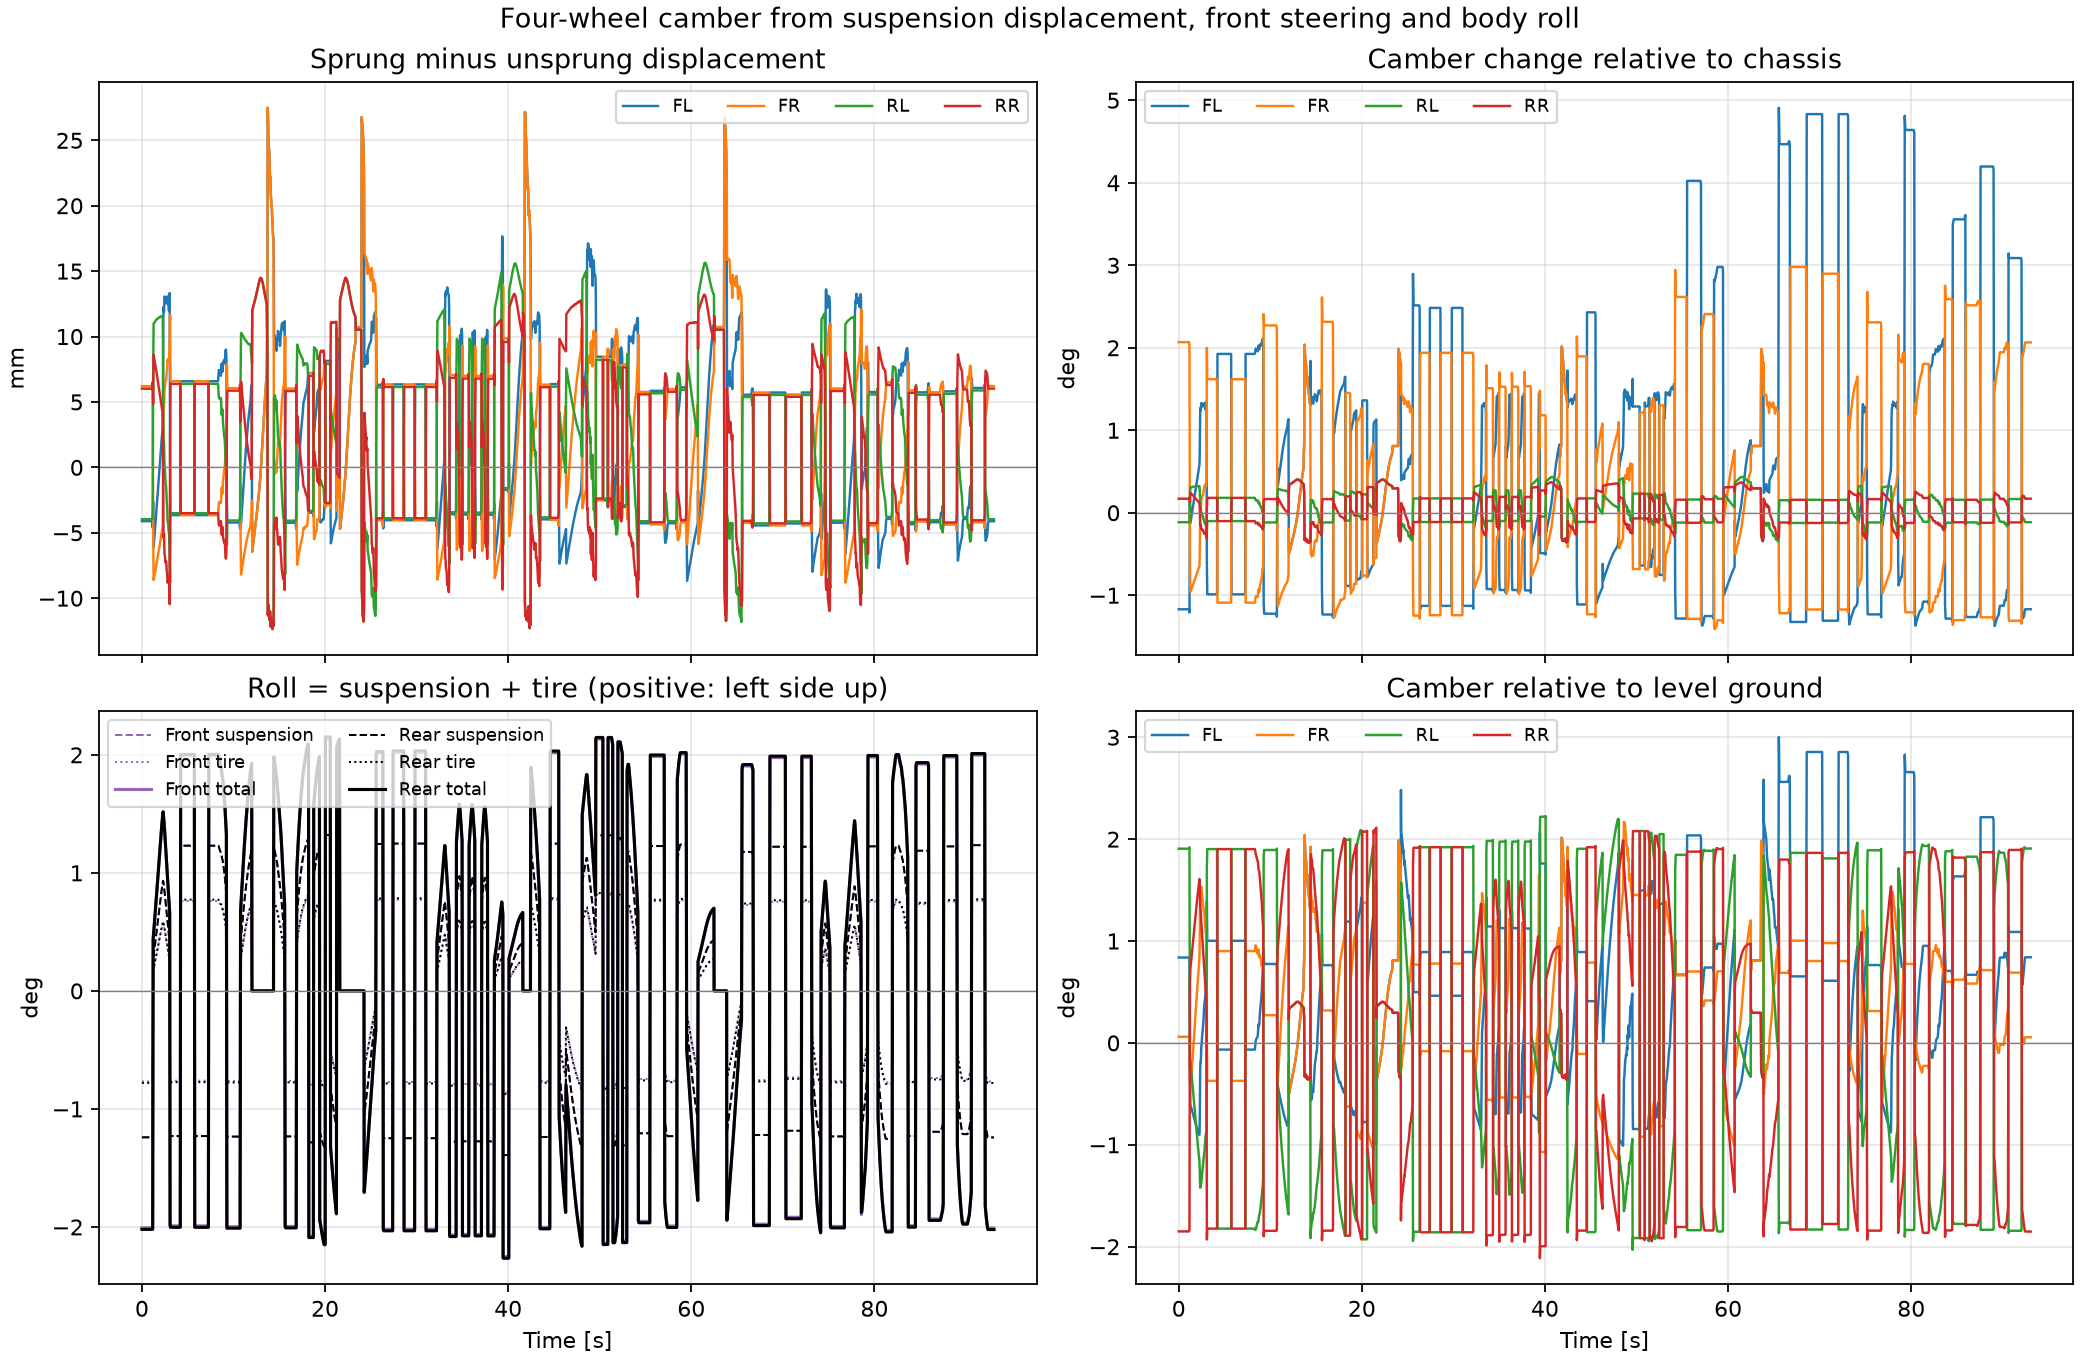

The script that saved this image:
"""Calculate four-wheel camber changes and ground camber from data_signals.csv.

zs - zu is extension [mm]; wheel compression passed to FV is zu - zs.
Camber gain here means finite camber change [deg] relative to the chassis.
CSV roll is suspension-only; add tire roll = (zu_left - zu_right) / track [rad].
Positive roll raises the left side: subtract roll on the left, add on the right.
Lateral acceleration ay is positive left: FR is outside for ay > 0, FL for ay < 0.
"""

import argparse
import csv
import sys
from pathlib import Path

if __package__ in (None, ""):
    sys.path.insert(0, str(Path(__file__).resolve().parents[1]))

import numpy as np

from suspension_geo.car import Car, SuspensionF, SuspensionR
from suspension_geo.combined_camber import calculate_combined_camber


BASE_DIR = Path(__file__).resolve().parent
WHEELS = ("FL", "FR", "RL", "RR")
STATIC_CAMBER_DEG = (0.0, 0.0, 0.0, 0.0)  # 可修改，順序 FL、FR、RL、RR。
WHEEL_QUANTITIES = (
    "relative_displacement_{wheel}_mm",
    "wheel_travel_{wheel}_mm",
    "static_camber_{wheel}_deg",
    "fv_camber_gain_{wheel}_deg",
    "steering_camber_gain_{wheel}_deg",
    "camber_gain_{wheel}_deg",
    "roll_camber_{wheel}_deg",
    "camber_{wheel}_deg",
)
DERIVED_COLUMNS = [template.format(wheel=wheel) for wheel in WHEELS for template in WHEEL_QUANTITIES]
DERIVED_COLUMNS += [
    "fv_contact_line_front_deg", "fv_contact_line_rear_deg",
    "tire_roll_front_deg", "tire_roll_rear_deg",
    "total_roll_front_deg", "total_roll_rear_deg",
    "front_solver_ok", "rear_solver_ok", "front_error", "rear_error",
]
FRONT_COMPARISON_COLUMNS = (
    "front_outside_wheel", "front_inside_wheel",
    "camber_front_outside_deg", "camber_front_inside_deg",
    "camber_front_outside_minus_inside_deg",
)
DERIVED_COLUMNS += list(FRONT_COMPARISON_COLUMNS)
REQUIRED_COLUMNS = (
    "time_s", *(f"zs_{wheel}_mm" for wheel in WHEELS),
    *(f"zu_{wheel}_mm" for wheel in WHEELS),
    "steer_FL_deg", "steer_FR_deg", "roll_front_deg", "roll_rear_deg",
)


def _number(row, column):
    try:
        value = float(row[column])
    except (KeyError, TypeError, ValueError) as error:
        raise ValueError(f"Missing or nonnumeric {column}.") from error
    if not np.isfinite(value):
        raise ValueError(f"Nonfinite {column}.")
    return value


def front_camber_comparison(row):
    """Select ground cambers by ay alone; zero/missing ay has no inside/outside.

    Body axes are X forward, Y left, Z up. Acceleration points into the turn,
    so positive ay makes FL inside and FR outside. Preserve each tire's camber
    sign (top outward positive), including when its role changes between turns.
    """
    result = {column: float("nan") for column in FRONT_COMPARISON_COLUMNS}
    result.update(front_outside_wheel="", front_inside_wheel="")
    try:
        ay = _number(row, "ay_m_s2")
    except ValueError:
        return result
    if ay == 0.0:
        return result
    outside, inside = ("FR", "FL") if ay > 0.0 else ("FL", "FR")
    result.update(front_outside_wheel=outside, front_inside_wheel=inside)
    for role, wheel in (("outside", outside), ("inside", inside)):
        try:
            result[f"camber_front_{role}_deg"] = _number(row, f"camber_{wheel}_deg")
        except ValueError:
            pass
    result["camber_front_outside_minus_inside_deg"] = (
        result["camber_front_outside_deg"] - result["camber_front_inside_deg"]
    )
    return result


class CamberSignalAnalyzer:
    """Reuse the additive axle model while keeping roll out of body-relative gain.

    Each row is independent of its predecessor. Repeated inputs reuse cached
    results; fresh axle geometry is built for every new combination of inputs.
    Front and rear use their own suspension parameters, loaded tire radii and
    track widths (Car.tf = 1.250 m and Car.tr = 1.240 m by default).
    """

    def __init__(self, static_camber_deg=STATIC_CAMBER_DEG, *, car=None,
                 front_suspension=None, rear_suspension=None):
        self.static_camber = np.asarray(static_camber_deg, dtype=float)
        if (self.static_camber.shape != (4,) or not np.isfinite(self.static_camber).all()
                or np.any(np.abs(self.static_camber) >= 90.0)):
            raise ValueError("Provide four finite static camber angles between -90 and 90 deg.")
        self.car = Car() if car is None else car
        self.track_widths_mm = {"front": float(self.car.tf) * 1000.0,
                                "rear": float(self.car.tr) * 1000.0}
        if any(not np.isfinite(track) or track <= 0.0 for track in self.track_widths_mm.values()):
            raise ValueError("Front and rear track widths must be finite and positive [m].")
        self.suspensions = {
            "front": SuspensionF() if front_suspension is None else front_suspension,
            "rear": SuspensionR() if rear_suspension is None else rear_suspension,
        }
        self._cache = {"front": {}, "rear": {}}

    def analyze_row(self, row):
        """Return derived fields; an invalid axle gets NaNs and an explicit error."""
        result = {column: float("nan") for column in DERIVED_COLUMNS}
        for axle, wheel_indices in (("front", (0, 1)), ("rear", (2, 3))):
            result[f"{axle}_solver_ok"] = False
            result[f"{axle}_error"] = ""
            try:
                relative = []
                for index in wheel_indices:
                    wheel = WHEELS[index]
                    displacement = _number(row, f"zs_{wheel}_mm") - _number(row, f"zu_{wheel}_mm")
                    relative.append(displacement)
                    result[f"relative_displacement_{wheel}_mm"] = displacement
                    result[f"wheel_travel_{wheel}_mm"] = -displacement
                    result[f"static_camber_{wheel}_deg"] = float(self.static_camber[index])
                if axle == "front":
                    steer = [_number(row, "steer_FL_deg"), _number(row, "steer_FR_deg")]
                else:
                    # This analysis uses front steering only. Reject unsupported
                    # rear steering instead of silently discarding a real signal.
                    steer = [0.0, 0.0]
                    for wheel in ("RL", "RR"):
                        if f"steer_{wheel}_deg" in row and _number(row, f"steer_{wheel}_deg") != 0.0:
                            raise ValueError("Nonzero rear steering is not supported by this front-steering analysis.")
                static = tuple(float(self.static_camber[index]) for index in wheel_indices)
                cache_key = (*steer, *relative, *static)
                if cache_key not in self._cache[axle]:
                    self._cache[axle][cache_key] = calculate_combined_camber(
                        *steer, -relative[0], -relative[1], car=self.car,
                        suspension=self.suspensions[axle],
                        static_camber_left_deg=static[0], static_camber_right_deg=static[1],
                    )
                combined = self._cache[axle][cache_key]
                contact_line = combined["roll_deg"]
                result[f"fv_contact_line_{axle}_deg"] = contact_line
                for index, side, sign in zip(wheel_indices, ("left", "right"), (1.0, -1.0)):
                    wheel = WHEELS[index]
                    # FV camber is measured against the moving contact line.
                    # Undo that reference: left +line angle; right -line angle.
                    # Static symmetric geometry has a zero contact-line angle.
                    fv_body = combined[f"fv_camber_change_{side}_deg"] + sign * contact_line
                    steering_change = combined[f"steering_camber_change_{side}_deg"]
                    result[f"fv_camber_gain_{wheel}_deg"] = fv_body
                    result[f"steering_camber_gain_{wheel}_deg"] = steering_change
                    result[f"camber_gain_{wheel}_deg"] = fv_body + steering_change

                # Evaluate roll after gain: missing roll still leaves the
                # independently calculable body-relative changes available.
                left_wheel, right_wheel = (WHEELS[index] for index in wheel_indices)
                delta_zu_mm = _number(row, f"zu_{left_wheel}_mm") - _number(row, f"zu_{right_wheel}_mm")
                # Use the requested small-angle ratio [rad], then convert to deg.
                # Calculate per row: equal suspension travel can have different zu.
                tire_roll = float(np.rad2deg(delta_zu_mm / self.track_widths_mm[axle]))
                result[f"tire_roll_{axle}_deg"] = tire_roll
                suspension_roll = _number(row, f"roll_{axle}_deg")
                if abs(suspension_roll) >= 90.0:
                    raise ValueError(f"roll_{axle}_deg must be between -90 and 90 deg.")
                roll = suspension_roll + tire_roll
                if not np.isfinite(roll) or abs(roll) >= 90.0:
                    raise ValueError(f"total_roll_{axle}_deg must be finite and between -90 and 90 deg.")
                result[f"total_roll_{axle}_deg"] = roll
                for index, sign in zip(wheel_indices, (1.0, -1.0)):
                    wheel = WHEELS[index]
                    result[f"roll_camber_{wheel}_deg"] = -sign * roll
                    result[f"camber_{wheel}_deg"] = (
                        self.static_camber[index] + result[f"camber_gain_{wheel}_deg"] - sign * roll
                    )
                result[f"{axle}_solver_ok"] = True
            except (ValueError, RuntimeError) as error:
                result[f"{axle}_error"] = str(error)
        result.update(front_camber_comparison({**row, **result}))
        return result


def save_plot(rows, output_path):
    """Render displacement, suspension/tire/total roll and calculated camber."""
    from matplotlib.backends.backend_agg import FigureCanvasAgg
    from matplotlib.figure import Figure

    fig = Figure(figsize=(13, 8.5), constrained_layout=True)
    FigureCanvasAgg(fig)
    axes = fig.subplots(2, 2, sharex=True)
    time = np.array([float(row["time_s"]) for row in rows])
    def roll_values(column):
        values = []
        for row in rows:
            try:
                values.append(_number(row, column))
            except ValueError:
                values.append(float("nan"))
        return values
    colors = {"FL": "tab:blue", "FR": "tab:orange", "RL": "tab:green", "RR": "tab:red"}
    for axis, template, title, unit in (
        (axes[0, 0], "relative_displacement_{wheel}_mm", "Sprung minus unsprung displacement", "mm"),
        (axes[0, 1], "camber_gain_{wheel}_deg", "Camber change relative to chassis", "deg"),
        (axes[1, 1], "camber_{wheel}_deg", "Camber relative to level ground", "deg"),
    ):
        for wheel in WHEELS:
            axis.plot(time, [row[template.format(wheel=wheel)] for row in rows],
                      label=wheel, color=colors[wheel], linewidth=1.1)
        axis.set_title(title)
        axis.set_ylabel(unit)
        axis.legend(ncol=4, fontsize=8)
    for axle, color in (("front", "tab:purple"), ("rear", "black")):
        for prefix, label, style in (("roll", "suspension", "--"),
                                     ("tire_roll", "tire", ":"),
                                     ("total_roll", "total", "-")):
            axes[1, 0].plot(time, roll_values(f"{prefix}_{axle}_deg"),
                            label=f"{axle.title()} {label}", color=color, linestyle=style,
                            linewidth=1.4 if label == "total" else 0.9)
    axes[1, 0].set_title("Roll = suspension + tire (positive: left side up)")
    axes[1, 0].set_ylabel("deg")
    axes[1, 0].legend(fontsize=8, ncol=2)
    for axis in axes.ravel():
        axis.grid(True, alpha=0.3)
        axis.axhline(0.0, color="0.5", linewidth=0.6)
    for axis in axes[1, :]:
        axis.set_xlabel("Time [s]")
    fig.suptitle("Four-wheel camber from suspension displacement, front steering and body roll")
    fig.savefig(output_path, dpi=160)


def front_comparison_summary(rows):
    """Compare the same paired samples, excluding straight/invalid observations."""
    outside = np.array([float(row["camber_front_outside_deg"]) for row in rows])
    inside = np.array([float(row["camber_front_inside_deg"]) for row in rows])
    paired = np.isfinite(outside) & np.isfinite(inside)
    summary = {
        "turning_rows": sum(bool(row["front_outside_wheel"]) for row in rows),
        "paired_rows": int(paired.sum()),
        "unclassified_rows": sum(not row["front_outside_wheel"] for row in rows),
    }
    for role, values in (("outside", outside), ("inside", inside),
                         ("outside_minus_inside", outside - inside)):
        valid = values[paired]
        summary[role] = None if not len(valid) else {
            "mean_deg": float(valid.mean()),
            "min_deg": float(valid.min()), "max_deg": float(valid.max()),
        }
    return summary


def save_front_comparison_plot(rows, output_path):
    """Plot ground camber, outside-minus-inside difference and signed ay."""
    from matplotlib.backends.backend_agg import FigureCanvasAgg
    from matplotlib.figure import Figure

    fig = Figure(figsize=(14, 9.5), constrained_layout=True)
    FigureCanvasAgg(fig)
    axes = fig.subplots(3, 1, sharex=True, height_ratios=(2.2, 1.2, 1.0))
    time = np.array([float(row["time_s"]) for row in rows])
    outside_wheel = np.array([row["front_outside_wheel"] for row in rows])
    # Break lines when the selected physical tire changes, even if no sampled
    # ay is exactly zero between opposite turns.
    changes = np.flatnonzero(outside_wheel[1:] != outside_wheel[:-1]) + 1
    plot_time = np.insert(time, changes, (time[changes - 1] + time[changes]) / 2.0)
    for role, label, color in (("outside", "Outside front", "#c44e3b"),
                               ("inside", "Inside front", "#2878b5")):
        values = np.array([float(row[f"camber_front_{role}_deg"]) for row in rows])
        axes[0].plot(plot_time, np.insert(values, changes, np.nan),
                     label=label, color=color, linewidth=1.25)
    axes[0].set_title("Camber relative to level ground (positive: tire top outward)")
    axes[0].set_ylabel("Camber [deg]")
    axes[0].legend(loc="upper left", ncol=2)
    summary = front_comparison_summary(rows)
    if summary["paired_rows"]:
        stats = [f"Paired turning samples: {summary['paired_rows']} / {len(rows)}"]
        for role, label in (("outside", "Outside"), ("inside", "Inside")):
            values = summary[role]
            stats.append(f"{label}: mean {values['mean_deg']:+.3f} deg; "
                         f"range [{values['min_deg']:+.3f}, {values['max_deg']:+.3f}]")
        axes[0].set_title(
            "Camber relative to level ground (positive: tire top outward)\n"
            + " | ".join(stats[1:]), fontsize=11,
        )
    else:
        axes[0].text(0.5, 0.5, "No paired turning samples", transform=axes[0].transAxes,
                     ha="center", va="center")
    difference = np.array([float(row["camber_front_outside_minus_inside_deg"]) for row in rows])
    axes[1].plot(plot_time, np.insert(difference, changes, np.nan), color="#7851a9", linewidth=1.1)
    axes[1].set_title("Outside minus inside camber (negative: outside is more negative)")
    axes[1].set_ylabel("Difference [deg]")
    ay = []
    for row in rows:
        try:
            ay.append(_number(row, "ay_m_s2"))
        except ValueError:
            ay.append(float("nan"))
    ay = np.asarray(ay)
    axes[2].plot(time, ay, color="0.3", linewidth=0.8)
    axes[2].fill_between(time, 0.0, ay, where=ay > 0.0, color="#2b9d75", alpha=0.35,
                         label="ay > 0: left turn; outside FR / inside FL")
    axes[2].fill_between(time, 0.0, ay, where=ay < 0.0, color="#df9c36", alpha=0.4,
                         label="ay < 0: right turn; outside FL / inside FR")
    axes[2].set_title("Lateral acceleration: positive left; zero / invalid ay excluded above")
    axes[2].set_ylabel("ay [m/s²]")
    axes[2].set_xlabel("Time [s]")
    axes[2].legend(loc="lower right", fontsize=8, ncol=2)
    for axis in axes:
        axis.axhline(0.0, color="0.4", linewidth=0.7)
        axis.grid(True, alpha=0.25)
        axis.margins(x=0.01)
    fig.suptitle("Front tire camber comparison by lateral acceleration direction\n"
                 f"Paired turning samples: {summary['paired_rows']} / {len(rows)}; "
                 "statistics are sample means", fontsize=14)
    fig.savefig(output_path, dpi=160)


def save_vehicle_comparison_plot(rows, output_path):
    """Compare speed, three-axis acceleration, front steering and ground camber."""
    from matplotlib.backends.backend_agg import FigureCanvasAgg
    from matplotlib.figure import Figure

    def values(column):
        result = []
        for row in rows:
            try:
                result.append(_number(row, column))
            except ValueError:
                result.append(float("nan"))
        return np.asarray(result)

    time = values("time_s")
    fig = Figure(figsize=(15, 12), constrained_layout=True)
    FigureCanvasAgg(fig)
    axes = fig.subplots(4, 1, sharex=True, height_ratios=(1.0, 1.25, 1.0, 1.5))

    axes[0].plot(time, values("speed_km_h"), color="#254f78", linewidth=1.3)
    axes[0].set_title("Vehicle speed", loc="left", fontsize=12)
    axes[0].set_ylabel("Speed [km/h]")

    for column, label, color, style in (
        ("ax_m_s2", "ax: longitudinal", "#8c6bb1", "-"),
        ("ay_m_s2", "ay: lateral (+ left)", "#16866d", "-"),
        ("az_m_s2", "az: vertical", "#777777", "--"),
    ):
        axes[1].plot(time, values(column), label=label, color=color, linestyle=style,
                     linewidth=1.15 if column == "ay_m_s2" else 0.9)
    axes[1].set_title("Vehicle acceleration", loc="left", fontsize=12)
    axes[1].set_ylabel("Acceleration [m/s²]")
    axes[1].legend(loc="upper right", ncol=3, fontsize=9)

    for wheel, color, style in (("FL", "#2878b5", "-"), ("FR", "#d68929", "--")):
        axes[2].plot(time, values(f"steer_{wheel}_deg"), label=wheel,
                     color=color, linestyle=style, linewidth=1.2)
    axes[2].set_title("Front wheel steering angles (+ left turn)", loc="left", fontsize=12)
    axes[2].set_ylabel("Steering [deg]")
    axes[2].legend(loc="upper right", ncol=2, fontsize=9)

    outside_wheel = np.array([row["front_outside_wheel"] for row in rows])
    changes = np.flatnonzero(outside_wheel[1:] != outside_wheel[:-1]) + 1
    plot_time = np.insert(time, changes, (time[changes - 1] + time[changes]) / 2.0)
    for role, label, color in (("outside", "Outside front", "#c44e3b"),
                               ("inside", "Inside front", "#2878b5")):
        camber = np.insert(values(f"camber_front_{role}_deg"), changes, np.nan)
        axes[3].plot(plot_time, camber, label=label, color=color, linewidth=1.3)
    axes[3].set_title("Front camber relative to level ground (+ tire top outward)",
                      loc="left", fontsize=12)
    axes[3].set_ylabel("Camber [deg]")
    axes[3].set_xlabel("Time [s]")
    axes[3].legend(loc="upper right", ncol=2, fontsize=9)

    for axis in axes:
        axis.axhline(0.0, color="0.5", linewidth=0.65)
        axis.grid(True, alpha=0.23)
        axis.margins(x=0.01)
        axis.tick_params(labelbottom=True)
    fig.suptitle("Speed, acceleration, steering and front tire camber\n"
                 "ay > 0: outside FR / inside FL   |   ay < 0: outside FL / inside FR\n"
                 "Zero / invalid ay excluded from camber; lines break when tire roles change",
                 fontsize=13)
    fig.savefig(output_path, dpi=180)


def analyze_csv(input_path, output_path, *, figure_path=None, front_comparison_figure_path=None,
                vehicle_comparison_figure_path=None, static_camber_deg=STATIC_CAMBER_DEG):
    """Keep all source rows/columns and append four-wheel angle changes and camber."""
    input_path, output_path = Path(input_path).resolve(), Path(output_path).resolve()
    figure_path = None if figure_path is None else Path(figure_path).resolve()
    comparison_path = (None if front_comparison_figure_path is None
                       else Path(front_comparison_figure_path).resolve())
    vehicle_path = (None if vehicle_comparison_figure_path is None
                    else Path(vehicle_comparison_figure_path).resolve())
    paths = [path for path in (input_path, output_path, figure_path, comparison_path, vehicle_path)
             if path is not None]
    if len(set(paths)) != len(paths):
        raise ValueError("Input CSV, output CSV and figures must use different paths.")
    analyzer = CamberSignalAnalyzer(static_camber_deg)
    with input_path.open("r", encoding="utf-8-sig", newline="") as source:
        reader = csv.DictReader(source)
        columns = reader.fieldnames or []
        required = set(REQUIRED_COLUMNS)
        if comparison_path is not None:
            required.add("ay_m_s2")
        if vehicle_path is not None:
            required.update(("speed_km_h", "ax_m_s2", "ay_m_s2", "az_m_s2"))
        missing = sorted(required - set(columns))
        if missing:
            raise ValueError(f"Missing required CSV columns: {', '.join(missing)}")
        if len(set(columns)) != len(columns):
            raise ValueError("Duplicate CSV column names are not supported.")
        conflicts = sorted(set(DERIVED_COLUMNS) & set(columns))
        if conflicts:
            raise ValueError(f"Input already contains derived columns: {', '.join(conflicts)}")
        rows = list(reader)
    if not rows:
        raise ValueError("The input CSV contains no data rows.")
    previous_time = -np.inf
    for index, row in enumerate(rows, start=2):
        try:
            time = _number(row, "time_s")
        except ValueError as error:
            raise ValueError(f"CSV row {index}: {error}") from error
        if time < previous_time:
            raise ValueError(f"CSV row {index}: time_s must be nondecreasing.")
        previous_time = time
        row.update(analyzer.analyze_row(row))

    output_path.parent.mkdir(parents=True, exist_ok=True)
    with output_path.open("w", encoding="utf-8-sig", newline="") as target:
        writer = csv.DictWriter(target, fieldnames=[*columns, *DERIVED_COLUMNS])
        writer.writeheader()
        writer.writerows(rows)
    if figure_path is not None:
        figure_path.parent.mkdir(parents=True, exist_ok=True)
        save_plot(rows, figure_path)
    if comparison_path is not None:
        comparison_path.parent.mkdir(parents=True, exist_ok=True)
        save_front_comparison_plot(rows, comparison_path)
    if vehicle_path is not None:
        vehicle_path.parent.mkdir(parents=True, exist_ok=True)
        save_vehicle_comparison_plot(rows, vehicle_path)

    summary = {
        "rows": len(rows),
        "front_failed_rows": sum(not row["front_solver_ok"] for row in rows),
        "rear_failed_rows": sum(not row["rear_solver_ok"] for row in rows),
        "output_path": str(output_path), "figure_path": None if figure_path is None else str(figure_path),
        "front_comparison_figure_path": None if comparison_path is None else str(comparison_path),
        "vehicle_comparison_figure_path": None if vehicle_path is None else str(vehicle_path),
        "front_comparison": front_comparison_summary(rows),
        "ranges": {},
    }
    for wheel in WHEELS:
        for quantity in ("camber_gain", "camber"):
            column = f"{quantity}_{wheel}_deg"
            values = np.array([row[column] for row in rows])
            finite = values[np.isfinite(values)]
            summary["ranges"][column] = None if len(finite) == 0 else [float(finite.min()), float(finite.max())]
    return summary


def main(argv=None):
    parser = argparse.ArgumentParser(description=__doc__)
    parser.add_argument("--input", type=Path, default=BASE_DIR / "data_signals.csv")
    parser.add_argument("--output", type=Path, default=BASE_DIR / "data_signals_camber.csv")
    parser.add_argument("--figure", type=Path, default=BASE_DIR / "data_signals_camber.png")
    parser.add_argument("--front-comparison-figure", type=Path,
                        default=BASE_DIR / "data_signals_camber_front_inside_outside.png",
                        help="Front inside/outside ground camber figure; ay is positive left.")
    parser.add_argument("--vehicle-comparison-figure", type=Path,
                        default=BASE_DIR / "data_signals_camber_vehicle_comparison.png",
                        help="Shared-time speed, acceleration, front steering and inside/outside camber figure.")
    parser.add_argument("--no-plot", action="store_true", help="Only write the calculated CSV.")
    parser.add_argument("--static-camber", nargs=4, type=float, default=STATIC_CAMBER_DEG,
                        metavar=("FL", "FR", "RL", "RR"), help="Initial cambers [deg], default all zero.")
    args = parser.parse_args(argv)
    print(f"Reading {args.input}", flush=True)
    try:
        summary = analyze_csv(args.input, args.output, figure_path=None if args.no_plot else args.figure,
                              front_comparison_figure_path=None if args.no_plot else args.front_comparison_figure,
                              vehicle_comparison_figure_path=None if args.no_plot else args.vehicle_comparison_figure,
                              static_camber_deg=args.static_camber)
    except (ValueError, OSError) as error:
        parser.error(str(error))
    print(f"Rows: {summary['rows']}; failed front: {summary['front_failed_rows']}; failed rear: {summary['rear_failed_rows']}")
    print(f"Initial camber FL/FR/RL/RR [deg]: {tuple(args.static_camber)}")
    print("Gain columns are body-relative angle changes [deg], not derivatives.")
    print("Tire roll [deg] = rad2deg((zu_left_mm - zu_right_mm) / track_mm).")
    print("Total roll = CSV suspension roll + tire roll (Car.tf/tr: front/rear tracks).")
    print("Camber = initial + gain - total roll (left); initial + gain + total roll (right).")
    for wheel in WHEELS:
        print(f"{wheel}: gain range {summary['ranges'][f'camber_gain_{wheel}_deg']}; "
              f"ground camber range {summary['ranges'][f'camber_{wheel}_deg']} deg")
    print(f"CSV: {summary['output_path']}")
    if summary["figure_path"]:
        print(f"Figure: {summary['figure_path']}")
    if summary["front_comparison_figure_path"]:
        print(f"Front comparison figure: {summary['front_comparison_figure_path']}")
    if summary["vehicle_comparison_figure_path"]:
        print(f"Vehicle comparison figure: {summary['vehicle_comparison_figure_path']}")
    comparison = summary["front_comparison"]
    print(f"Front inside/outside: {comparison['paired_rows']} paired samples; "
          f"{comparison['unclassified_rows']} zero/invalid ay samples excluded.")
    print("ay > 0: outside FR / inside FL; ay < 0: outside FL / inside FR.")
    for role in ("outside", "inside", "outside_minus_inside"):
        print(f"Front {role} camber [deg]: {comparison[role]}")
    return 1 if summary["front_failed_rows"] or summary["rear_failed_rows"] else 0


if __name__ == "__main__":
    raise SystemExit(main())
